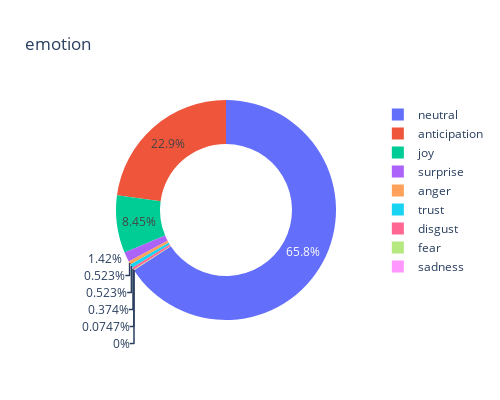
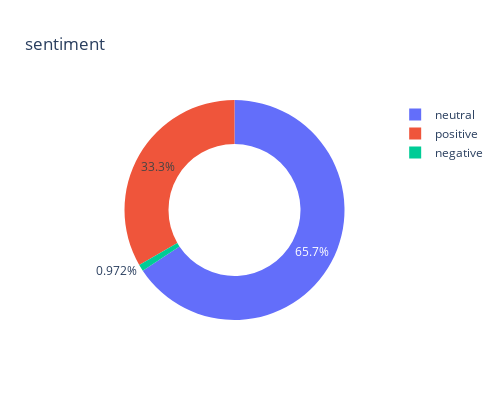

Here is the notebook cell these charts were saved with, in order:
### Code cell
print('\n --- ' + _type + ': ' + name)

print('\n --- Number of tweets:', stats['count'])

field = 'emotion'
df = pd.DataFrame({field: stats[field].values()}, index=stats[field].keys())
fig = px.pie(df, values=field, names=df.index, hole=.6, title=field, width=500, height=400)
fig.show()

field = 'sentiment'
df = pd.DataFrame({field: stats[field].values()}, index=stats[field].keys())
fig = px.pie(df, values=field, names=df.index, hole=.6, title=field, width=500, height=400)
fig.show()

### Figure 1 — Plotly figure (JSON) as saved in the notebook; plotly's stock layout.template omitted (floating-point values rounded to 4 significant figures)
{"data": [{"domain": {"x": [0, 1], "y": [0, 1]}, "hole": 0.6, "hovertemplate": "index=%{label}<br>emotion=%{value}<extra></extra>", "labels": ["anger", "sadness", "fear", "disgust", "neutral", "anticipation", "joy", "surprise", "trust"], "legendgroup": "", "name": "", "showlegend": true, "type": "pie", "values": [7, 0, 1, 5, 880, 306, 113, 19, 7]}], "layout": {"height": 400, "legend": {"tracegroupgap": 0}, "title": {"text": "emotion"}, "width": 500}}

### Figure 2 — Plotly figure (JSON) as saved in the notebook; plotly's stock layout.template omitted (floating-point values rounded to 4 significant figures)
{"data": [{"domain": {"x": [0, 1], "y": [0, 1]}, "hole": 0.6, "hovertemplate": "index=%{label}<br>sentiment=%{value}<extra></extra>", "labels": ["negative", "neutral", "positive"], "legendgroup": "", "name": "", "showlegend": true, "type": "pie", "values": [13, 879, 446]}], "layout": {"height": 400, "legend": {"tracegroupgap": 0}, "title": {"text": "sentiment"}, "width": 500}}
